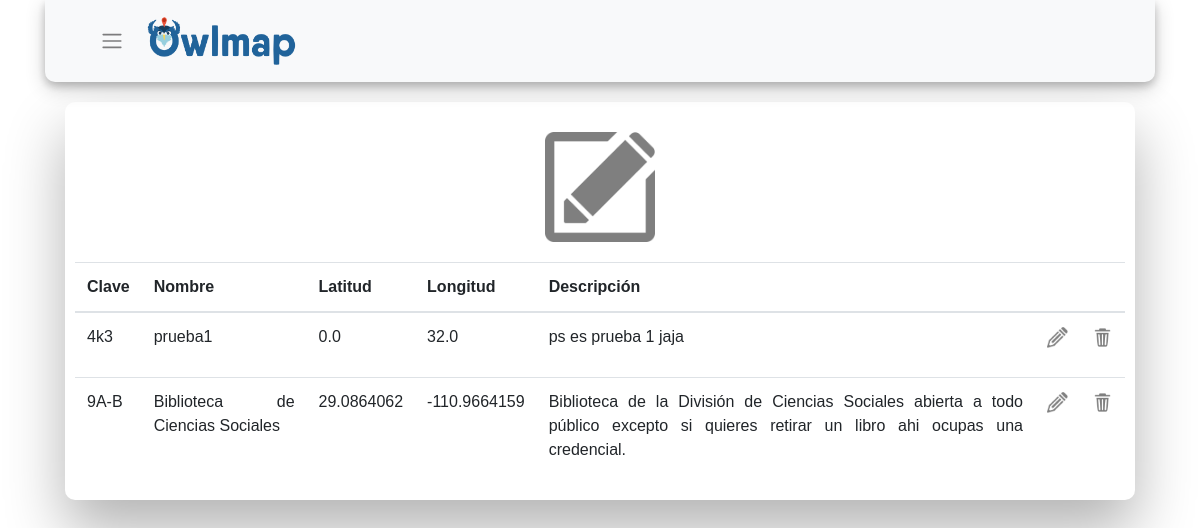
Before: /displayPuntos with the older database file.
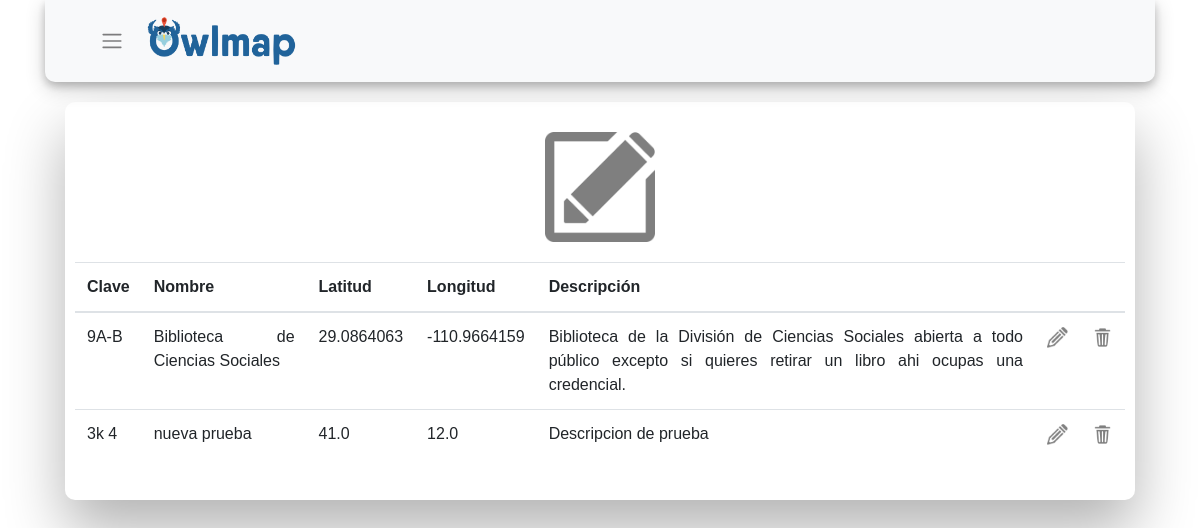
After: the same page with the newer database file.
### owlmap/models.py (models this page shows, shortened)
class Point(db.Model):
    clave = db.Column(db.String(15), primary_key=True)
    lat = db.Column(db.Float, nullable=False)
    lng = db.Column(db.Float, nullable=False)
    nom = db.Column(db.String(60), nullable=False)
    desc = db.Column(db.String(240), nullable=False, default='')

### owlmap/routes.py (the view)
@app.route("/displayPuntos", methods=['GET', 'POST'])
def displayInfoPuntos():
    form = CrudForm()
    puntos = Point.query.all()
    return render_template('displayPuntos.html', form=form, puntos=puntos, title="Mostrar Información")

### owlmap/templates/displayPuntos.html (shortened to what this page needs)
{% extends "layout.html" %}
{% block content %}
<div class="container">
  <div class="wrapper fadeInDown">
    <div id="formContentEdit">
      <div class="fadeIn first">
        <img src="{{ url_for('static', filename='images/edit.png') }}" height="150" width="150" align="middle" style="padding: 20px; opacity: 0.5" >
      </div>
      {% if puntos %}
      <table class="table table-hover" style="text-align:justify">
        <thead>
          <tr>
            <th scope="col">Clave</th>
            <th scope="col">Nombre</th>
            <th scope="col">Latitud</th>
            <th scope="col">Longitud</th>
            <th scope="col">Descripción</th>
            <th scope="col"></th>
            <th scope="col"></th>
          </tr>
        </thead>
        <tbody>
          {% for punto in puntos %}
          <tr>
            <td scope="col">{{ punto.clave }}</td>
            <td scope="col">{{ punto.nom }}</td>
            <td scope="col">{{ punto.lat }}</td>
            <td scope="col">{{ punto.lng }}</td>
            <td scope="col">{{ punto.desc }}</td>
            <td scope="col"><p><a href="{{ url_for('editInfoPunto', puntoID=punto.clave)}}"><img src="{{ url_for('static', filename='images/editIcon.png') }}" height="21" width="21" style="opacity: 0.5"></a> </p></td>
            <td scope="col"><p><a data-toggle="modal" data-target="#deleteModal" href="{{ url_for('deleteInfoPunto', puntoID=punto.clave)}}"><img src="{{ url_for('static', filename='images/deleteIcon.png') }}" height="21" width="21" style="opacity: 0.5" ></a></p></td>
          </tr>
          {% endfor %}
        </tbody>
      </table>
      {% endif %}
    </div>
  </div>
</div>
{% endblock content %}

### owlmap/templates/layout.html (shortened to what this page needs)
<!DOCTYPE html>
<html lang="en" dir="ltr">
<head>
  <link href="https://stackpath.bootstrapcdn.com/bootstrap/4.3.1/css/bootstrap.min.css" rel="stylesheet">
  <link rel="stylesheet" type="text/css" href="{{ url_for('static', filename='css/main.css') }}">
  <link rel="stylesheet" type="text/css" href="{{ url_for('static', filename='css/login.css') }}">
</head>
<body>
  <div id="headerbar">
    <div class="container">
      <nav class="navbar navbar-light bg-light" style="box-shadow: 0 4px 8px 0 rgba(0, 0, 0, 0.2), 0 6px 20px 0 rgba(0, 0, 0, 0.19); border-radius: 0px 0px 10px 10px;">
        {% if title %}
        <div class="alignleft">
          <nav class="navbar navbar-expand-lg navbar-light bg-light">
            <div class="container">
              <div class="collapse navbar-collapse" id="navbarSupportedContent">
                <ul class="navbar-nav ml-auto">
                  <li class="nav-item dropdown">
                    <div class="nav-link" href="#" id="navbarDropdown" role="button" data-toggle="dropdown" aria-haspopup="true" aria-expanded="false" ><span class="navbar-toggler-icon"></span></div>
                  </li>
                </ul>
              </div>
            </div>
            <img src="{{ url_for('static', filename='images/owlmapImagotipo.png') }}" height="50" width="150" align="middle">
          </nav>
        </div>
        {% endif %}
    </div>
  </div>
  {% block content %}{% endblock content %}
</body>
</html>

Changed rows visible on the page:
removed Point: clave "4k3", nom "prueba1", lat "0.0", lng "32.0", desc "ps es prueba 1 jaja"
changed Point "Biblioteca de Ciencias Sociales": lat "29.0864062" → "29.0864063"
added Point: clave "3k 4", nom "nueva prueba", lat "41.0", lng "12.0", desc "Descripcion de prueba"
